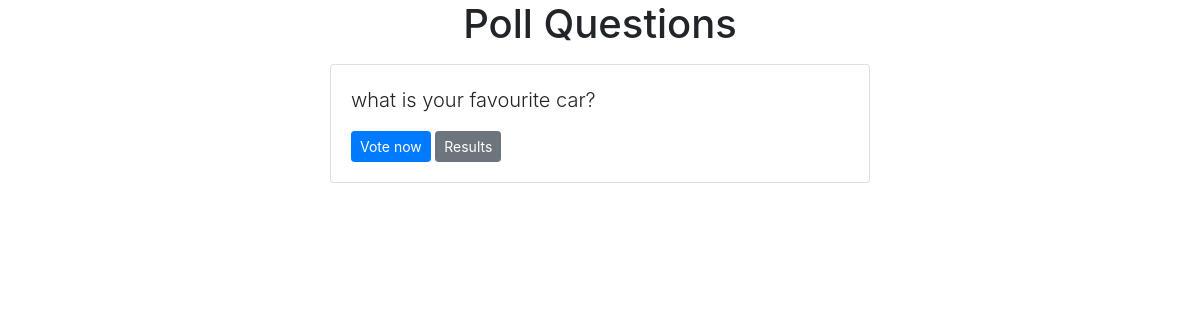
/polls/, run on an earlier commit of the app's database.
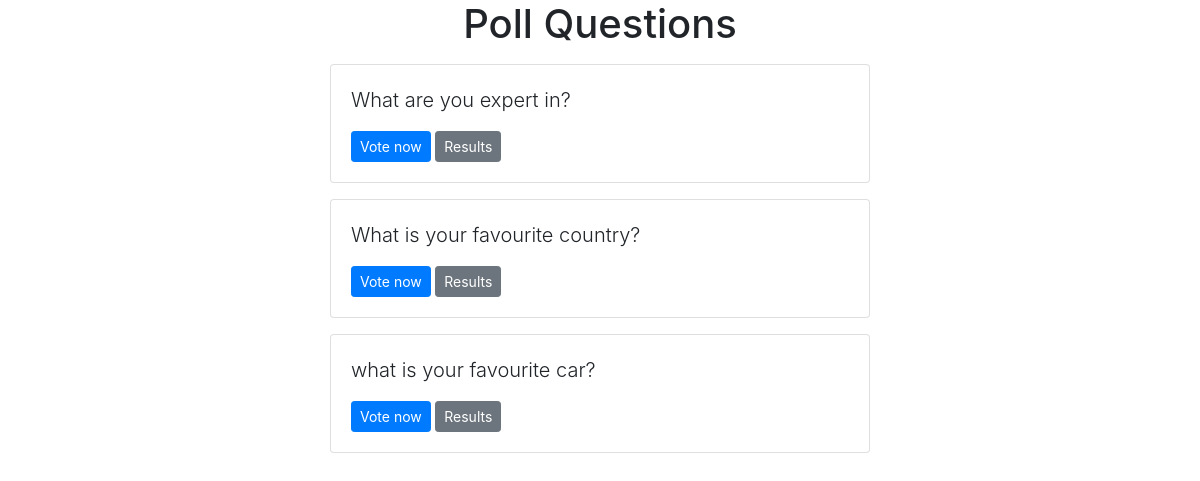
And on a later commit of the database.
### polls/models.py (models this page shows, shortened)
class Question(models.Model):
	question_text = models.CharField(max_length=200)
	pub_date = models.DateTimeField('date published')

### polls/views.py (the view)
# urls.py: path('', views.index, name='index'),
def index(request):
	latest_question_list = Question.objects.order_by('-pub_date')[:5]
	context = {'latest_question_list': latest_question_list}
	return render(request, 'polls/index.html', context)

### templates/polls/index.html
{% extends 'base.html' %}
{% block content %}
	<h1 class="text-center mb-3">Poll Questions</h1>
	{% if latest_question_list %}
		{% for question in latest_question_list %}
			<div class="card mb-3">
				<div class="card-body">
					<p class="lead">{{ question.question_text }}</p>
					<a href="{% url 'polls:detail' question.id %}" class="btn btn-primary btn-sm">Vote now</a>
					<a href="{% url 'polls:results' question.id %}" class="btn btn-secondary btn-sm">Results</a>
				</div>
			</div>
		{% endfor %}
	{% else %}
		<p>No polls available</p>
	{% endif %}
{% endblock %}

### templates/base.html (shortened to what this page needs)
<!DOCTYPE html>
<html>
<head>
	<link rel="stylesheet" href="https://stackpath.bootstrapcdn.com/bootstrap/4.3.1/css/bootstrap.min.css">
</head>
<body>
	<div class="container">
		<div class="row">
			<div class="col-md-6 m-auto">
				{% block content %} {% endblock %}
			</div>
		</div>
	</div>
</body>
</html>

What changed in the data, as far as the page shows it:
added Question: question_text "What are you expert in?"
added Question: question_text "What is your favourite country?"
